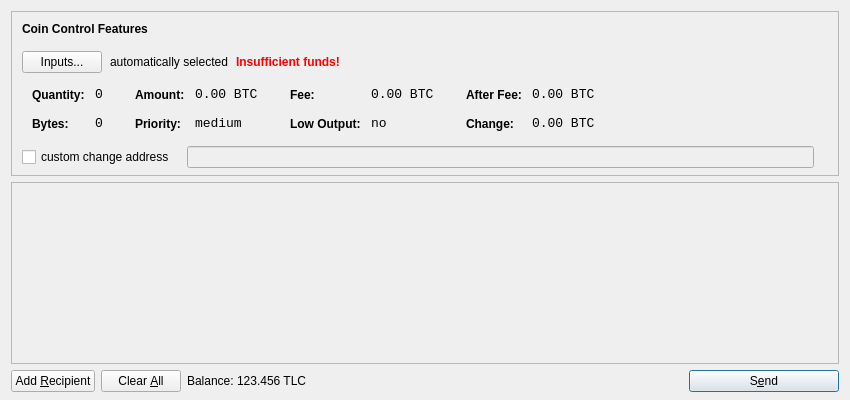
<?xml version="1.0" encoding="UTF-8"?>
<ui version="4.0">
 <class>SendCoinsDialog</class>
 <widget class="QDialog" name="SendCoinsDialog">
  <property name="geometry">
   <rect>
    <x>0</x>
    <y>0</y>
    <width>850</width>
    <height>400</height>
   </rect>
  </property>
  <property name="windowTitle">
   <string>Send Coins</string>
  </property>
  <layout class="QVBoxLayout" name="verticalLayout" stretch="0,1,0">
   <property name="bottomMargin">
    <number>8</number>
   </property>
   <item>
    <widget class="QFrame" name="frameCoinControl">
     <property name="sizePolicy">
      <sizepolicy hsizetype="Expanding" vsizetype="Expanding">
       <horstretch>0</horstretch>
       <verstretch>0</verstretch>
      </sizepolicy>
     </property>
     <property name="maximumSize">
      <size>
       <width>16777215</width>
       <height>16777215</height>
      </size>
     </property>
     <property name="frameShape">
      <enum>QFrame::StyledPanel</enum>
     </property>
     <property name="frameShadow">
      <enum>QFrame::Sunken</enum>
     </property>
     <layout class="QVBoxLayout" name="verticalLayoutCoinControl2">
      <property name="spacing">
       <number>-1</number>
      </property>
      <property name="leftMargin">
       <number>0</number>
      </property>
      <property name="topMargin">
       <number>0</number>
      </property>
      <property name="rightMargin">
       <number>0</number>
      </property>
      <property name="bottomMargin">
       <number>6</number>
      </property>
      <item>
       <layout class="QVBoxLayout" name="verticalLayoutCoinControl" stretch="0,0,0,0,1">
        <property name="spacing">
         <number>0</number>
        </property>
        <property name="leftMargin">
         <number>10</number>
        </property>
        <property name="topMargin">
         <number>10</number>
        </property>
        <item>
         <layout class="QHBoxLayout" name="horizontalLayoutCoinControl1">
          <property name="bottomMargin">
           <number>15</number>
          </property>
          <item>
           <widget class="QLabel" name="labelCoinControlFeatures">
            <property name="sizePolicy">
             <sizepolicy hsizetype="Preferred" vsizetype="Maximum">
              <horstretch>0</horstretch>
              <verstretch>0</verstretch>
             </sizepolicy>
            </property>
            <property name="font">
             <font>
              <weight>75</weight>
              <bold>true</bold>
             </font>
            </property>
            <property name="styleSheet">
             <string notr="true">font-weight:bold;</string>
            </property>
            <property name="text">
             <string>Coin Control Features</string>
            </property>
           </widget>
          </item>
         </layout>
        </item>
        <item>
         <layout class="QHBoxLayout" name="horizontalLayoutCoinControl2" stretch="0,0,0,0">
          <property name="spacing">
           <number>8</number>
          </property>
          <property name="bottomMargin">
           <number>10</number>
          </property>
          <item>
           <widget class="QPushButton" name="pushButtonCoinControl">
            <property name="styleSheet">
             <string notr="true"/>
            </property>
            <property name="text">
             <string>Inputs...</string>
            </property>
           </widget>
          </item>
          <item>
           <widget class="QLabel" name="labelCoinControlAutomaticallySelected">
            <property name="text">
             <string>automatically selected</string>
            </property>
            <property name="margin">
             <number>5</number>
            </property>
           </widget>
          </item>
          <item>
           <widget class="QLabel" name="labelCoinControlInsuffFunds">
            <property name="font">
             <font>
              <weight>75</weight>
              <bold>true</bold>
             </font>
            </property>
            <property name="styleSheet">
             <string notr="true">color:red;font-weight:bold;</string>
            </property>
            <property name="text">
             <string>Insufficient funds!</string>
            </property>
            <property name="margin">
             <number>5</number>
            </property>
           </widget>
          </item>
          <item>
           <spacer name="horizontalSpacerCoinControl">
            <property name="orientation">
             <enum>Qt::Horizontal</enum>
            </property>
            <property name="sizeHint" stdset="0">
             <size>
              <width>40</width>
              <height>1</height>
             </size>
            </property>
           </spacer>
          </item>
         </layout>
        </item>
        <item>
         <widget class="QWidget" name="widgetCoinControl" native="true">
          <property name="sizePolicy">
           <sizepolicy hsizetype="Preferred" vsizetype="Preferred">
            <horstretch>0</horstretch>
            <verstretch>0</verstretch>
           </sizepolicy>
          </property>
          <property name="minimumSize">
           <size>
            <width>0</width>
            <height>0</height>
           </size>
          </property>
          <property name="styleSheet">
           <string notr="true"/>
          </property>
          <layout class="QHBoxLayout" name="horizontalLayoutCoinControl5">
           <property name="margin">
            <number>0</number>
           </property>
           <item>
            <layout class="QHBoxLayout" name="horizontalLayoutCoinControl3" stretch="0,0,0,1">
             <property name="spacing">
              <number>20</number>
             </property>
             <property name="topMargin">
              <number>0</number>
             </property>
             <property name="bottomMargin">
              <number>10</number>
             </property>
             <item>
              <layout class="QFormLayout" name="formLayoutCoinControl1">
               <property name="horizontalSpacing">
                <number>10</number>
               </property>
               <property name="verticalSpacing">
                <number>14</number>
               </property>
               <property name="leftMargin">
                <number>10</number>
               </property>
               <property name="topMargin">
                <number>4</number>
               </property>
               <property name="rightMargin">
                <number>6</number>
               </property>
               <item row="0" column="0">
                <widget class="QLabel" name="labelCoinControlQuantityText">
                 <property name="styleSheet">
                  <string notr="true">font-weight:bold;</string>
                 </property>
                 <property name="text">
                  <string>Quantity:</string>
                 </property>
                 <property name="margin">
                  <number>0</number>
                 </property>
                </widget>
               </item>
               <item row="0" column="1">
                <widget class="QLabel" name="labelCoinControlQuantity">
                 <property name="font">
                  <font>
                   <family>Monospace</family>
                   <pointsize>10</pointsize>
                  </font>
                 </property>
                 <property name="cursor">
                  <cursorShape>IBeamCursor</cursorShape>
                 </property>
                 <property name="contextMenuPolicy">
                  <enum>Qt::ActionsContextMenu</enum>
                 </property>
                 <property name="text">
                  <string notr="true">0</string>
                 </property>
                 <property name="margin">
                  <number>0</number>
                 </property>
                 <property name="textInteractionFlags">
                  <set>Qt::LinksAccessibleByMouse|Qt::TextSelectableByKeyboard|Qt::TextSelectableByMouse</set>
                 </property>
                </widget>
               </item>
               <item row="1" column="0">
                <widget class="QLabel" name="labelCoinControlBytesText">
                 <property name="styleSheet">
                  <string notr="true">font-weight:bold;</string>
                 </property>
                 <property name="text">
                  <string>Bytes:</string>
                 </property>
                </widget>
               </item>
               <item row="1" column="1">
                <widget class="QLabel" name="labelCoinControlBytes">
                 <property name="font">
                  <font>
                   <family>Monospace</family>
                   <pointsize>10</pointsize>
                  </font>
                 </property>
                 <property name="cursor">
                  <cursorShape>IBeamCursor</cursorShape>
                 </property>
                 <property name="contextMenuPolicy">
                  <enum>Qt::ActionsContextMenu</enum>
                 </property>
                 <property name="text">
                  <string notr="true">0</string>
                 </property>
                 <property name="textInteractionFlags">
                  <set>Qt::LinksAccessibleByMouse|Qt::TextSelectableByKeyboard|Qt::TextSelectableByMouse</set>
                 </property>
                </widget>
               </item>
              </layout>
             </item>
             <item>
              <layout class="QFormLayout" name="formLayoutCoinControl2">
               <property name="horizontalSpacing">
                <number>10</number>
               </property>
               <property name="verticalSpacing">
                <number>14</number>
               </property>
               <property name="leftMargin">
                <number>6</number>
               </property>
               <property name="topMargin">
                <number>4</number>
               </property>
               <property name="rightMargin">
                <number>6</number>
               </property>
               <item row="0" column="0">
                <widget class="QLabel" name="labelCoinControlAmountText">
                 <property name="styleSheet">
                  <string notr="true">font-weight:bold;</string>
                 </property>
                 <property name="text">
                  <string>Amount:</string>
                 </property>
                 <property name="margin">
                  <number>0</number>
                 </property>
                </widget>
               </item>
               <item row="0" column="1">
                <widget class="QLabel" name="labelCoinControlAmount">
                 <property name="font">
                  <font>
                   <family>Monospace</family>
                   <pointsize>10</pointsize>
                  </font>
                 </property>
                 <property name="cursor">
                  <cursorShape>IBeamCursor</cursorShape>
                 </property>
                 <property name="contextMenuPolicy">
                  <enum>Qt::ActionsContextMenu</enum>
                 </property>
                 <property name="text">
                  <string notr="true">0.00 BTC</string>
                 </property>
                 <property name="textInteractionFlags">
                  <set>Qt::LinksAccessibleByMouse|Qt::TextSelectableByKeyboard|Qt::TextSelectableByMouse</set>
                 </property>
                </widget>
               </item>
               <item row="1" column="0">
                <widget class="QLabel" name="labelCoinControlPriorityText">
                 <property name="styleSheet">
                  <string notr="true">font-weight:bold;</string>
                 </property>
                 <property name="text">
                  <string>Priority:</string>
                 </property>
                </widget>
               </item>
               <item row="1" column="1">
                <widget class="QLabel" name="labelCoinControlPriority">
                 <property name="font">
                  <font>
                   <family>Monospace</family>
                   <pointsize>10</pointsize>
                  </font>
                 </property>
                 <property name="cursor">
                  <cursorShape>IBeamCursor</cursorShape>
                 </property>
                 <property name="contextMenuPolicy">
                  <enum>Qt::ActionsContextMenu</enum>
                 </property>
                 <property name="text">
                  <string>medium</string>
                 </property>
                 <property name="textInteractionFlags">
                  <set>Qt::LinksAccessibleByMouse|Qt::TextSelectableByKeyboard|Qt::TextSelectableByMouse</set>
                 </property>
                </widget>
               </item>
              </layout>
             </item>
             <item>
              <layout class="QFormLayout" name="formLayoutCoinControl3">
               <property name="horizontalSpacing">
                <number>10</number>
               </property>
               <property name="verticalSpacing">
                <number>14</number>
               </property>
               <property name="leftMargin">
                <number>6</number>
               </property>
               <property name="topMargin">
                <number>4</number>
               </property>
               <property name="rightMargin">
                <number>6</number>
               </property>
               <item row="0" column="0">
                <widget class="QLabel" name="labelCoinControlFeeText">
                 <property name="styleSheet">
                  <string notr="true">font-weight:bold;</string>
                 </property>
                 <property name="text">
                  <string>Fee:</string>
                 </property>
                 <property name="margin">
                  <number>0</number>
                 </property>
                </widget>
               </item>
               <item row="0" column="1">
                <widget class="QLabel" name="labelCoinControlFee">
                 <property name="font">
                  <font>
                   <family>Monospace</family>
                   <pointsize>10</pointsize>
                  </font>
                 </property>
                 <property name="cursor">
                  <cursorShape>IBeamCursor</cursorShape>
                 </property>
                 <property name="contextMenuPolicy">
                  <enum>Qt::ActionsContextMenu</enum>
                 </property>
                 <property name="text">
                  <string notr="true">0.00 BTC</string>
                 </property>
                 <property name="textInteractionFlags">
                  <set>Qt::LinksAccessibleByMouse|Qt::TextSelectableByKeyboard|Qt::TextSelectableByMouse</set>
                 </property>
                </widget>
               </item>
               <item row="1" column="0">
                <widget class="QLabel" name="labelCoinControlLowOutputText">
                 <property name="styleSheet">
                  <string notr="true">font-weight:bold;</string>
                 </property>
                 <property name="text">
                  <string>Low Output:</string>
                 </property>
                </widget>
               </item>
               <item row="1" column="1">
                <widget class="QLabel" name="labelCoinControlLowOutput">
                 <property name="font">
                  <font>
                   <family>Monospace</family>
                   <pointsize>10</pointsize>
                  </font>
                 </property>
                 <property name="cursor">
                  <cursorShape>IBeamCursor</cursorShape>
                 </property>
                 <property name="contextMenuPolicy">
                  <enum>Qt::ActionsContextMenu</enum>
                 </property>
                 <property name="text">
                  <string>no</string>
                 </property>
                 <property name="textInteractionFlags">
                  <set>Qt::LinksAccessibleByMouse|Qt::TextSelectableByKeyboard|Qt::TextSelectableByMouse</set>
                 </property>
                </widget>
               </item>
              </layout>
             </item>
             <item>
              <layout class="QFormLayout" name="formLayoutCoinControl4">
               <property name="horizontalSpacing">
                <number>10</number>
               </property>
               <property name="verticalSpacing">
                <number>14</number>
               </property>
               <property name="leftMargin">
                <number>6</number>
               </property>
               <property name="topMargin">
                <number>4</number>
               </property>
               <property name="rightMargin">
                <number>6</number>
               </property>
               <item row="0" column="0">
                <widget class="QLabel" name="labelCoinControlAfterFeeText">
                 <property name="styleSheet">
                  <string notr="true">font-weight:bold;</string>
                 </property>
                 <property name="text">
                  <string>After Fee:</string>
                 </property>
                 <property name="margin">
                  <number>0</number>
                 </property>
                </widget>
               </item>
               <item row="0" column="1">
                <widget class="QLabel" name="labelCoinControlAfterFee">
                 <property name="font">
                  <font>
                   <family>Monospace</family>
                   <pointsize>10</pointsize>
                  </font>
                 </property>
                 <property name="cursor">
                  <cursorShape>IBeamCursor</cursorShape>
                 </property>
                 <property name="contextMenuPolicy">
                  <enum>Qt::ActionsContextMenu</enum>
                 </property>
                 <property name="text">
                  <string notr="true">0.00 BTC</string>
                 </property>
                 <property name="textInteractionFlags">
                  <set>Qt::LinksAccessibleByMouse|Qt::TextSelectableByKeyboard|Qt::TextSelectableByMouse</set>
                 </property>
                </widget>
               </item>
               <item row="1" column="0">
                <widget class="QLabel" name="labelCoinControlChangeText">
                 <property name="styleSheet">
                  <string notr="true">font-weight:bold;</string>
                 </property>
                 <property name="text">
                  <string>Change:</string>
                 </property>
                </widget>
               </item>
               <item row="1" column="1">
                <widget class="QLabel" name="labelCoinControlChange">
                 <property name="font">
                  <font>
                   <family>Monospace</family>
                   <pointsize>10</pointsize>
                  </font>
                 </property>
                 <property name="cursor">
                  <cursorShape>IBeamCursor</cursorShape>
                 </property>
                 <property name="contextMenuPolicy">
                  <enum>Qt::ActionsContextMenu</enum>
                 </property>
                 <property name="text">
                  <string notr="true">0.00 BTC</string>
                 </property>
                 <property name="textInteractionFlags">
                  <set>Qt::LinksAccessibleByMouse|Qt::TextSelectableByKeyboard|Qt::TextSelectableByMouse</set>
                 </property>
                </widget>
               </item>
              </layout>
             </item>
            </layout>
           </item>
          </layout>
         </widget>
        </item>
        <item>
         <layout class="QHBoxLayout" name="horizontalLayoutCoinControl4" stretch="0,0,0">
          <property name="spacing">
           <number>12</number>
          </property>
          <property name="sizeConstraint">
           <enum>QLayout::SetDefaultConstraint</enum>
          </property>
          <property name="topMargin">
           <number>5</number>
          </property>
          <property name="rightMargin">
           <number>5</number>
          </property>
          <item>
           <widget class="QCheckBox" name="checkBoxCoinControlChange">
            <property name="text">
             <string>custom change address</string>
            </property>
           </widget>
          </item>
          <item>
           <widget class="QLineEdit" name="lineEditCoinControlChange">
            <property name="enabled">
             <bool>false</bool>
            </property>
            <property name="sizePolicy">
             <sizepolicy hsizetype="Expanding" vsizetype="Fixed">
              <horstretch>0</horstretch>
              <verstretch>0</verstretch>
             </sizepolicy>
            </property>
           </widget>
          </item>
          <item>
           <widget class="QLabel" name="labelCoinControlChangeLabel">
            <property name="sizePolicy">
             <sizepolicy hsizetype="Preferred" vsizetype="Expanding">
              <horstretch>0</horstretch>
              <verstretch>0</verstretch>
             </sizepolicy>
            </property>
            <property name="minimumSize">
             <size>
              <width>0</width>
              <height>0</height>
             </size>
            </property>
            <property name="text">
             <string/>
            </property>
            <property name="margin">
             <number>3</number>
            </property>
           </widget>
          </item>
         </layout>
        </item>
        <item>
         <spacer name="verticalSpacerCoinControl">
          <property name="orientation">
           <enum>Qt::Vertical</enum>
          </property>
          <property name="sizeHint" stdset="0">
           <size>
            <width>800</width>
            <height>1</height>
           </size>
          </property>
         </spacer>
        </item>
       </layout>
      </item>
     </layout>
    </widget>
   </item>
   <item>
    <widget class="QScrollArea" name="scrollArea">
     <property name="widgetResizable">
      <bool>true</bool>
     </property>
     <widget class="QWidget" name="scrollAreaWidgetContents">
      <property name="geometry">
       <rect>
        <x>0</x>
        <y>0</y>
        <width>830</width>
        <height>165</height>
       </rect>
      </property>
      <layout class="QVBoxLayout" name="verticalLayout_2">
       <property name="margin">
        <number>0</number>
       </property>
       <item>
        <layout class="QVBoxLayout" name="entries">
         <property name="spacing">
          <number>6</number>
         </property>
        </layout>
       </item>
       <item>
        <spacer name="verticalSpacer">
         <property name="orientation">
          <enum>Qt::Vertical</enum>
         </property>
         <property name="sizeHint" stdset="0">
          <size>
           <width>20</width>
           <height>40</height>
          </size>
         </property>
        </spacer>
       </item>
      </layout>
     </widget>
    </widget>
   </item>
   <item>
    <layout class="QHBoxLayout" name="horizontalLayout">
     <item>
      <widget class="QPushButton" name="addButton">
       <property name="toolTip">
        <string>Send to multiple recipients at once</string>
       </property>
       <property name="text">
        <string>Add &amp;Recipient</string>
       </property>
       <property name="icon">
        <iconset resource="../bitcoin.qrc">
         <normaloff>:/icons/add</normaloff>:/icons/add</iconset>
       </property>
       <property name="autoDefault">
        <bool>false</bool>
       </property>
      </widget>
     </item>
     <item>
      <widget class="QPushButton" name="clearButton">
       <property name="sizePolicy">
        <sizepolicy hsizetype="Minimum" vsizetype="Fixed">
         <horstretch>0</horstretch>
         <verstretch>0</verstretch>
        </sizepolicy>
       </property>
       <property name="toolTip">
        <string>Remove all transaction fields</string>
       </property>
       <property name="text">
        <string>Clear &amp;All</string>
       </property>
       <property name="icon">
        <iconset resource="../bitcoin.qrc">
         <normaloff>:/icons/remove</normaloff>:/icons/remove</iconset>
       </property>
       <property name="autoRepeatDelay">
        <number>300</number>
       </property>
       <property name="autoDefault">
        <bool>false</bool>
       </property>
      </widget>
     </item>
     <item>
      <layout class="QHBoxLayout" name="horizontalLayout_2">
       <property name="spacing">
        <number>3</number>
       </property>
       <item>
        <widget class="QLabel" name="label">
         <property name="text">
          <string>Balance:</string>
         </property>
        </widget>
       </item>
       <item>
        <widget class="QLabel" name="labelBalance">
         <property name="cursor">
          <cursorShape>IBeamCursor</cursorShape>
         </property>
         <property name="text">
          <string>123.456 TLC</string>
         </property>
         <property name="textInteractionFlags">
          <set>Qt::LinksAccessibleByMouse|Qt::TextSelectableByKeyboard|Qt::TextSelectableByMouse</set>
         </property>
        </widget>
       </item>
      </layout>
     </item>
     <item>
      <spacer name="horizontalSpacer">
       <property name="orientation">
        <enum>Qt::Horizontal</enum>
       </property>
       <property name="sizeHint" stdset="0">
        <size>
         <width>40</width>
         <height>20</height>
        </size>
       </property>
      </spacer>
     </item>
     <item>
      <widget class="QPushButton" name="sendButton">
       <property name="minimumSize">
        <size>
         <width>150</width>
         <height>0</height>
        </size>
       </property>
       <property name="toolTip">
        <string>Confirm the send action</string>
       </property>
       <property name="text">
        <string>S&amp;end</string>
       </property>
       <property name="icon">
        <iconset resource="../bitcoin.qrc">
         <normaloff>:/icons/send</normaloff>:/icons/send</iconset>
       </property>
       <property name="default">
        <bool>true</bool>
       </property>
      </widget>
     </item>
    </layout>
   </item>
  </layout>
 </widget>
 <resources>
  <include location="../bitcoin.qrc"/>
 </resources>
 <connections/>
</ui>
